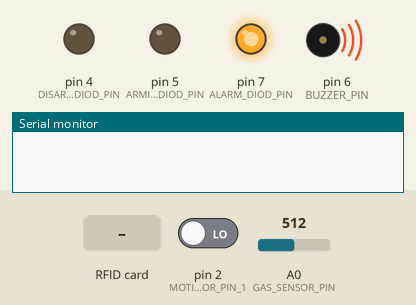
A program run on a simulated Arduino Uno, built with avr-gcc and run on an emulated ATmega328P. Parts: output pins drawn as LEDs (lit = HIGH), buzzer (waves = sounding), the last lines printed to the serial monitor. Dashed ring = blinking. Inputs (shaded band) come from the test bench; at power-on: A0 (GAS_SENSOR_PIN) = 512, pin 2 (MOTION_DETECTOR_PIN_1) LOW. Pins used as bus, display or sensor lines are not drawn.

Above: at 1.2 s.
1.3 s: RFID card 5E 7A 19 C4 held to the reader
At 2.5 s:
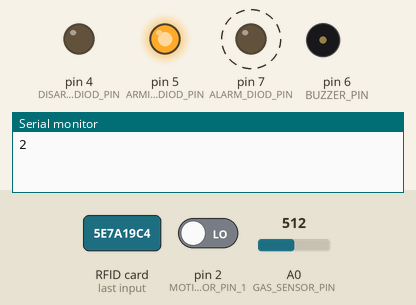
4.3 s: A0 (GAS_SENSOR_PIN) set to 309
7.3 s: A0 (GAS_SENSOR_PIN) set to 282
At 9.5 s:
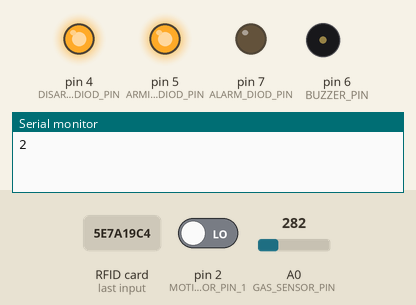
10.3 s: pin 2 (MOTION_DETECTOR_PIN_1) driven HIGH
13.3 s: RFID card 5E 7A 19 C4 held to the reader
At 15.5 s:
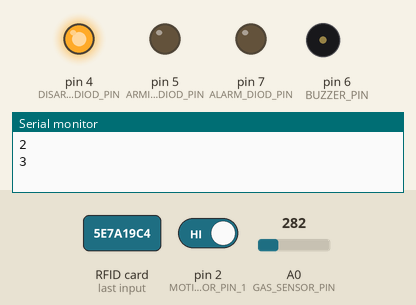
15.8 s: A0 (GAS_SENSOR_PIN) set to 306
At 16.7 s:
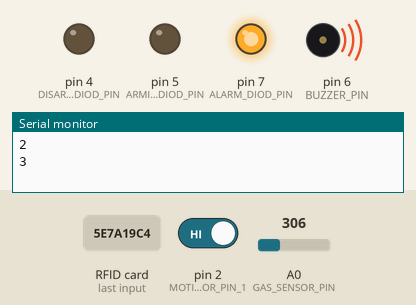
Timing chart, 0 to 18.3 s (numbered marks = the images above; inputs shaded):
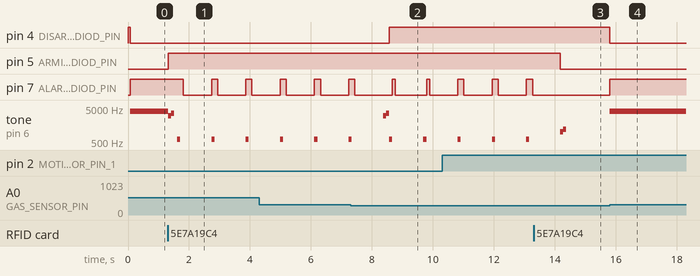

Measured:
- the behaviour switches between 301 and 300 on A0 (GAS_SENSOR_PIN) (found by bisection; images 1 and 2)
- after the input at 1.3 s, pin 5 (ARMING_DIOD_PIN): LOW → HIGH at once; pin 7 (ALARM_DIOD_PIN): alternates HIGH for 0.20 s and LOW for 0.93 s, starting after 0.51 s; tone on pin 6 (BUZZER_PIN): plays 3000 Hz for 0.10 s, 3500 Hz for 0.10 s, 600 Hz for 0.10 s, 600 Hz for 0.10 s, 600 Hz for 0.10 s, starting at once
- after the input at 7.3 s, pin 4 (DISARMING_DIOD_PIN): LOW → HIGH after 1.3 s
- after the input at 13.3 s, pin 5 (ARMING_DIOD_PIN): HIGH → LOW after 0.87 s; pin 7 (ALARM_DIOD_PIN): stops changing and stays LOW
- after the input at 15.8 s, pin 4 (DISARMING_DIOD_PIN): HIGH → LOW at once; pin 7 (ALARM_DIOD_PIN): LOW → HIGH at once; tone on pin 6 (BUZZER_PIN): silent → 4000 Hz at once

The program:

main.cpp
```cpp
#include "Handlers/AlarmHandler/AlarmHandler.h"
#include "Devices/Config.h"
#include "Controller/Arming/ArmingController.h"
#include "Controller/Alarm/AlarmController.h"
#include "Controller/GasLeek/GasLeekController.h"
#include "State.h"


bool isArmed = false;
unsigned long armingTime = 0;
bool wasDisarmedSinceLastAlarm = true;
int gasLevelValue = 0;
bool wasLeek = false;
int acceptedGasLevelValue = 300;

ArmingController armingController(rfid);
AlarmController alarmController(motionDetector1);
GasLeekController gasLeekController(gasLeekHandler, gasSensor);

void setup() {
  initializeComponents();
}

void loop() {
  armingController.listen();
  gasLeekController.listen();
  if(isArmed){
    alarmController.listen();
  }
}
```

AlarmController.cpp
```cpp
#include "Arduino.h"
#include "AlarmController.h"

#include "Devices/Config.h"
#include "State.h"

void handleAlarm() {
    alarmHandler.handle();
      int ARMING_DELAY = 5000 * 6;
    if(wasDisarmedSinceLastAlarm && armingTime + ARMING_DELAY < millis()){
        eventEmitter.emit(ALARM_COMMAND_CODE);
        wasDisarmedSinceLastAlarm = false;
    }
}

AlarmController::AlarmController(MotionDetector& motionDetector) : _motionDetector(motionDetector)  {
};

void AlarmController::listen() {
    if(_motionDetector.isMotionDetected()){
        handleAlarm();
    }
    alarmHandler.countdown();
};
```

AlarmController.h
```cpp
#ifndef AlarmController_h
#define AlarmController_h

#include "Handlers/AlarmHandler/AlarmHandler.h"
#include "Controller/Controller.h"
#include "Devices/MotionDetector/MotionDetector.h"
#include "EventEmitter/EventEmitter.h"
#include "EventEmitter/Config.h"

class AlarmController : public Controller {
    public:
        AlarmController(MotionDetector& motionDetector);
        void listen() override;
    private:
    MotionDetector& _motionDetector;
};
#endif
```

ArmingController.cpp
```cpp
#include "ArmingController.h"
#include "Handlers/ArmingHandler/ArmingHandler.h"


ArmingController::ArmingController(RFID& rfid) : rfid(rfid) {
};

void ArmingController::listen() {
  if(rfid.isCardDetected()) {
    armingHandler.handle();
  }
};
```

ArmingController.h
```cpp
#ifndef ArmingController_h
#define ArmingController_h

#include "Controller/Controller.h"
#include "Devices/RFID/RFID.h"

class ArmingController : public Controller {
    public:
        ArmingController(RFID& rfid);
        void listen() override;
        bool isArmed();
    private:
        RFID& rfid;
};

#endif
```

Controller.h
```cpp
#ifndef Controller_h
#define Controller_h

class Controller {
public:
    virtual void listen() = 0;
};

#endif
```

GasLeekController.cpp
```cpp
#include "GasLeekController.h"

GasLeekController::GasLeekController(GasLeekHandler& gasLeekHandler, GasSensor& gasSensor) : _gasLeekHandler(gasLeekHandler), _gasSensor(gasSensor) {
}

void GasLeekController::listen() {
    gasLevelValue = _gasSensor.measureGasLevel();
    _gasLeekHandler.handle();
}
```

GasLeekController.h
```cpp
#ifndef GasLeekController_h
#define GasLeekController_h

#include "Controller/Controller.h"
#include "Devices/GasSensor/GasSensor.h"
#include "Handlers/GasLeekHandler/GasLeekHandler.h"
#include "State.h"

class GasLeekController:Controller {
    public:
        GasLeekController(GasLeekHandler& gasLeekHandler, GasSensor& gasSensor);
        void listen() override;
    private:
        GasLeekHandler& _gasLeekHandler;
        GasSensor& _gasSensor;
};

#endif
```

Buzzer.cpp
```cpp
#include "Buzzer.h"

Buzzer::Buzzer() {
}

void Buzzer::init(int pin) {
  _pin = pin;
  pinMode(_pin, OUTPUT);
}

void Buzzer::_turnOn(int frequency) {
    tone(_pin, frequency);
}

void Buzzer::_turnOff() {
    noTone(_pin);
}

void Buzzer::beep() {
    _turnOn(3000);
    delay(100);
    _turnOn(3500);
    delay(100);
    _turnOff();
}

void Buzzer::moan() {
    _turnOn(1000);
    delay(100);
    _turnOn(1200);
    delay(100);
    _turnOn(1400);
   _turnOff();
}

void Buzzer::bark() {
    _turnOn(600);
    delay(100);
    _turnOff();
}

void Buzzer:: alarm(){
  _turnOn(4000);
}
```

Buzzer.h
```cpp
#ifndef Buzzer_h
#define Buzzer_h

#include "Arduino.h"

class Buzzer {
  public:
    Buzzer();

    void init(int pin);
    void beep();
    void moan();
    void alarm();
    void bark();
  private:
    int _pin;
    void _turnOn(int frequency);
    void _turnOff();
};

#endif
```

GasSensor.cpp
```cpp
#include "GasSensor.h"

#include "Arduino.h"

GasSensor::GasSensor() {
}

void GasSensor::init(int pin) {
    this->pin = pin;
    pinMode(pin, INPUT);
}

int GasSensor::measureGasLevel() {
    return analogRead(pin);
}

GasSensor gasSensor;
```

GasSensor.h
```cpp
#ifndef GasSensor_h
#define GasSensor_h

class GasSensor {
    public:
        GasSensor();
        void init(int pin);
        int measureGasLevel();
    private:
        int pin;
};

extern GasSensor gasSensor;
#endif
```

MotionDetector.cpp
```cpp
#include "Arduino.h"
#include "MotionDetector.h"

MotionDetector::MotionDetector() {
}

void MotionDetector::init(int pin) {
  this->pin = pin;
  pinMode(pin, INPUT);
}

bool MotionDetector::isMotionDetected() {
  return digitalRead(pin) == HIGH;
}
```

MotionDetector.h
```cpp
#ifndef MotionDetector_h
#define MotionDetector_h

#include "Arduino.h"

class MotionDetector {
  public:
    MotionDetector();
    bool isMotionDetected();
    void init(int pin);
    int pin;
};

#endif
```

RFID.cpp
```cpp
#include "RFID.h"

RFID::RFID(int chipSelectPin, int resetPowerDownPin): mfrc522(chipSelectPin, resetPowerDownPin) {
};

void RFID::init() {
    SPI.begin();
    mfrc522.PCD_Init();
};

bool RFID::isCardDetected() {
  int CARD_READING_DELAY = 1000;
    if (mfrc522.PICC_IsNewCardPresent() && mfrc522.PICC_ReadCardSerial() && lastReadTime + CARD_READING_DELAY < millis()) {
    lastReadTime = millis();
    return true;
  } else {
    return false;
  }
};
```

RFID.h
```cpp
#ifndef RFID_h
#define RFID_h

#include <SPI.h>
#include <MFRC522.h>
#include "RFID.h"

class RFID {
    public:
        RFID(int chipSelectPin, int resetPowerDownPin);
        void init();
        bool isCardDetected();
    private:
    MFRC522 mfrc522;
    unsigned long lastReadTime;
};

#endif
```

EventEmitter.cpp
```cpp
#include "EventEmitter.h"
#include <Arduino.h>

EventEmitter::EventEmitter() {
}

void EventEmitter::emit(int commandCode) {
    Serial.println(commandCode);
}

EventEmitter eventEmitter;
```

EventEmitter.h
```cpp
#ifndef EventEmitter_h
#define EventEmitter_h

#include "Wire.h"

class EventEmitter {
    public:
        EventEmitter();
        void emit(int commandCode);
};

extern EventEmitter eventEmitter;
#endif
```

AlarmHandler.cpp
```cpp
#include "AlarmHandler.h"
#include "State.h"

AlarmHandler::AlarmHandler(Buzzer& buzzer, Diod& alarmDiod) : _buzzer(buzzer), _alarmDiod(alarmDiod) {
}

void AlarmHandler::handle() {
         _alarmDiod.turnOn();
        _buzzer.alarm();
}

void AlarmHandler::countdown() {
      int ARMING_DELAY = 5000 * 6;
      if(armingTime + ARMING_DELAY > millis()){
        buzzer.bark();
        alarmDiod.blink();
        delay(900);
    }
}

AlarmHandler alarmHandler(buzzer, alarmDiod);
```

AlarmHandler.h
```cpp
#ifndef Alarm_Handler_h
#define Alarm_Handler_h

#include "Handlers/Handler.h"
#include "Devices/Buzzer/Buzzer.h"
#include "Devices/Diod/Diod.h"
#include "Devices/Config.h"
#include "EventEmitter/EventEmitter.h"
#include "EventEmitter/Config.h"

class AlarmHandler : public Handler {
public:
    AlarmHandler(Buzzer& buzzer, Diod& alarmDiod);
    void handle() override;
    void countdown();

private:
    Buzzer& _buzzer;
    Diod& _alarmDiod;
    };

extern AlarmHandler alarmHandler;
#endif
```

ArmingHandler.cpp
```cpp
#include "ArmingHandler.h"

ArmingHandler::ArmingHandler(Buzzer& buzzer, Diod& alarmDiod, Diod& armingDiod, Diod& disarmingDiod) :
    _buzzer(buzzer), _alarmDiod(alarmDiod), _armingDiod(armingDiod), _disarmingDiod(disarmingDiod)
{
}

void ArmingHandler::handleArming() {
    eventEmitter.emit(ARMING_COMMAND_CODE);
    isArmed = true;
    armingTime = millis();
    _armingDiod.turnOn();
    _disarmingDiod.turnOff();
    _buzzer.beep();
    _alarmDiod.blink();
}

void ArmingHandler::handleDisarming() {
    eventEmitter.emit(DISARMING_COMMAND_CODE);
    isArmed = false;
    _armingDiod.turnOff();
    _disarmingDiod.turnOn();
    _buzzer.moan();
    _alarmDiod.turnOff();
    wasDisarmedSinceLastAlarm = true;
}

void ArmingHandler::handle() {
    if(isArmed){
        handleDisarming();
    } else {
        handleArming();
    }
}

ArmingHandler armingHandler(buzzer, alarmDiod, armingDiod, disarmingDiod);
```

ArmingHandler.h
```cpp
#ifndef Arming_Handler_h
#define Arming_Handler_h

#include "Handlers/Handler.h"
#include "Devices/Buzzer/Buzzer.h"
#include "Devices/Diod/Diod.h"
#include "Devices/Config.h"
#include "Controller/Alarm/AlarmController.h"
#include "State.h"
#include "EventEmitter/EventEmitter.h"
#include "EventEmitter/Config.h"

class ArmingHandler : public Handler {
public:
    ArmingHandler(Buzzer& buzzer, Diod& alarmDiod, Diod& armingDios, Diod& disarmingDiod);
    void handle() override;

private:
    Buzzer& _buzzer;
    Diod& _alarmDiod;
    Diod& _armingDiod;
    Diod& _disarmingDiod;
    void handleArming();
    void handleDisarming();
};

extern ArmingHandler armingHandler;
#endif
```

GasLeekHandler.cpp
```cpp
#include "GasLeekHandler.h"

GasLeekHandler::GasLeekHandler(Buzzer& buzzer, Diod& alarmDiod, Diod& disarmingDiod) : _buzzer(buzzer), _alarmDiod(alarmDiod), _disarmingDiod(disarmingDiod) {
}

void GasLeekHandler::handle() {
    if(gasLevelValue > acceptedGasLevelValue) {
        _buzzer.alarm();
        _alarmDiod.turnOn();
        _disarmingDiod.turnOff();
        wasLeek = true;
    } else  if (wasLeek){
        _buzzer.beep();
        _alarmDiod.turnOff();
        _disarmingDiod.turnOn();
        wasLeek = false;
    }
}

GasLeekHandler gasLeekHandler(buzzer, alarmDiod, disarmingDiod);
```

GasLeekHandler.h
```cpp
#ifndef GasLeekHandler_h
#define GasLeekHandler_h

#include "Handlers/Handler.h"
#include "Devices/Buzzer/Buzzer.h"
#include "Devices/Diod/Diod.h"
#include "Devices/Config.h"
#include "State.h"

class GasLeekHandler: public Handler {
    public:
        GasLeekHandler(Buzzer& buzzer, Diod& alarmDiod, Diod& disarmingDiod);
        void handle() override;
    private:
        Buzzer& _buzzer;
        Diod& _alarmDiod;
        Diod& _disarmingDiod;
};

extern GasLeekHandler gasLeekHandler;
#endif
```

Handler.h
```cpp
#ifndef Handler_h
#define Handler_h

class Handler {
public:
    virtual void handle() = 0;
};

#endif
```

State.h
```cpp
#ifndef STATE_H
#define STATE_H

extern bool isArmed;
extern unsigned long armingTime;
extern bool wasDisarmedSinceLastAlarm;
extern int gasLevelValue;
extern int acceptedGasLevelValue;
extern bool wasLeek;

#endif
```

Config.cpp
```cpp
#include "Config.h"

Buzzer buzzer;

MotionDetector motionDetector1;

Diod alarmDiod;
Diod armingDiod;
Diod disarmingDiod;

RFID rfid(RFID_CHIP_SELECT_PIN, RFID_RESET_POWER_DOWN_PIN);

void initializeComponents() {
    Serial.begin(9600);

    buzzer.init(BUZZER_PIN);
    motionDetector1.init(MOTION_DETECTOR_PIN_1);
    alarmDiod.init(ALARM_DIOD_PIN);
    armingDiod.init(ARMING_DIOD_PIN);
    disarmingDiod.init(DISARMING_DIOD_PIN);
    disarmingDiod.turnOn();
    rfid.init();
}
```

Config.h
```cpp
#ifndef Config_h
#define Config_h

#include "Arduino.h"
#include "Buzzer/Buzzer.h"
#include "MotionDetector/MotionDetector.h"
#include "Diod/Diod.h"
#include "RFID/RFID.h"
#include "GasSensor/GasSensor.h"

//BUZZER
const int BUZZER_PIN = 6;

//MOTION DETECTORS
const int MOTION_DETECTOR_PIN_1 = 2;

//DIODS
const int ALARM_DIOD_PIN = 7;
const int ARMING_DIOD_PIN = 5;
const int DISARMING_DIOD_PIN = 4;

//RFID
const int RFID_CHIP_SELECT_PIN = 10;
const int RFID_RESET_POWER_DOWN_PIN = 9;

//GAS SENSOR
const int GAS_SENSOR_PIN = A0;

extern Buzzer buzzer;
extern MotionDetector motionDetector1;
extern Diod alarmDiod;
extern Diod armingDiod;
extern Diod disarmingDiod;
extern RFID rfid;
extern GasSensor gasSensor;

void initializeComponents();

#endif
```

Config.cpp
```cpp
#include "Config.h"

int ALARM_COMMAND_CODE = 1;
int ARMING_COMMAND_CODE = 2;
int DISARMING_COMMAND_CODE = 3;
```

Config.h
```cpp
#ifndef ConfigEventEmitter_h
#define ConfigEventEmitter_h

extern int ALARM_COMMAND_CODE;
extern int ARMING_COMMAND_CODE;
extern int DISARMING_COMMAND_CODE;

#endif
```

Diod.cpp
```cpp
#include "Arduino.h"
#include "Diod.h"

Diod::Diod() {
}

void Diod::init(int pin) {
  _pin = pin;
  pinMode(_pin, OUTPUT);
}

void Diod::turnOn() {
    digitalWrite(_pin, HIGH);
}

void Diod::turnOff() {
    digitalWrite(_pin, LOW);
}

void Diod::blink() {
    turnOn();
    delay(100);
    turnOff();
}
```

Diod.h
```cpp
#ifndef Diod_h
#define Diod_h

#include "Arduino.h"

class Diod {
  public:
    Diod();
    void turnOn();
    void turnOff();
    void blink();
    void init(int pin);
  private:
    int _pin;
};

#endif
```
